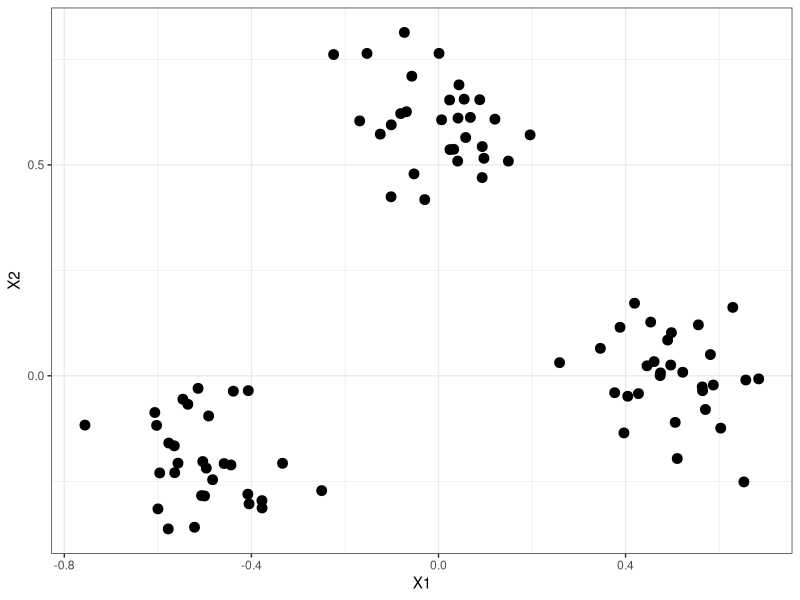

The R source for this figure: (Note: this script raises an error after producing the figure.)
# MI2 Sheet 04 (Kernel PCA)


library(ggplot2)
library(kernlab)

### 4.1)

# a)

rnorm2 <- function(n,mean,sd){
    mean+sd*scale(rnorm(n))
}

toy_data <- data.frame(X1 = c(rnorm2(30, -.5, .1), rnorm2(30, 0, .1), rnorm2(30, .5, .1)),
                       X2 = c(rnorm2(30, -.2, .1), rnorm2(30, .6, .1), rnorm2(30, 0, .1)))


# check the result
ggplot(toy_data, aes(x = X1, y = X2)) + 
    geom_point(size = 3) + 
    theme_bw() 



# b)

#kpc <- kpca(~., data=toy_data, kernel="rbfdot", kpar=list(sigma=0.2), features=2)

sqnorm <- function (x1, x2) {
    temp <- x1 - x2
    sum(temp * temp)
} 

rbf <- function(x1, x2, sigma){
    return(exp(-(sqnorm(x1,x2)/2*sigma^2)))
}


# generate empty kernel matrix
K <- matrix(nrow = nrow(toy_data), ncol = nrow(toy_data))


for(i in 1:nrow(toy_data)){
    for(j in 1:nrow(toy_data)){
        K[i, j] <- rbf(toy_data[i,], toy_data[j, ], sigma = .2)
    }
}


# centering
N <- matrix(1/nrow(K), nrow = nrow(K), ncol = ncol(K))

K_cen <- K - N%*%K - K%*%N + N%*%K%*%N


# 1/p*K*a_k  = λ_k*a_k
# --> multiply K_cen by 1/p and extract normalized eigenvectors

p = nrow(K_cen)

eigenvecs <- eigen(1/p*K_cen)$vectors
eigenvals <- eigen(1/p*K_cen)$values

# The coefficients are stored in the object eigenvecs



# c)

min1 <- min(toy_data$X1)
min2 <- min(toy_data$X2)

max1 <- max(toy_data$X1)
max2 <- max(toy_data$X2)

s1 = seq(min1, max1, length.out = 9)
s2 = seq(min2, max2, length.out = 10)

S = data.frame(rep(s1, each = 10), rep(s2, times = 9))
plot(s[,1], s[,2])


pcs <- eigenvecs[, 1:8]
